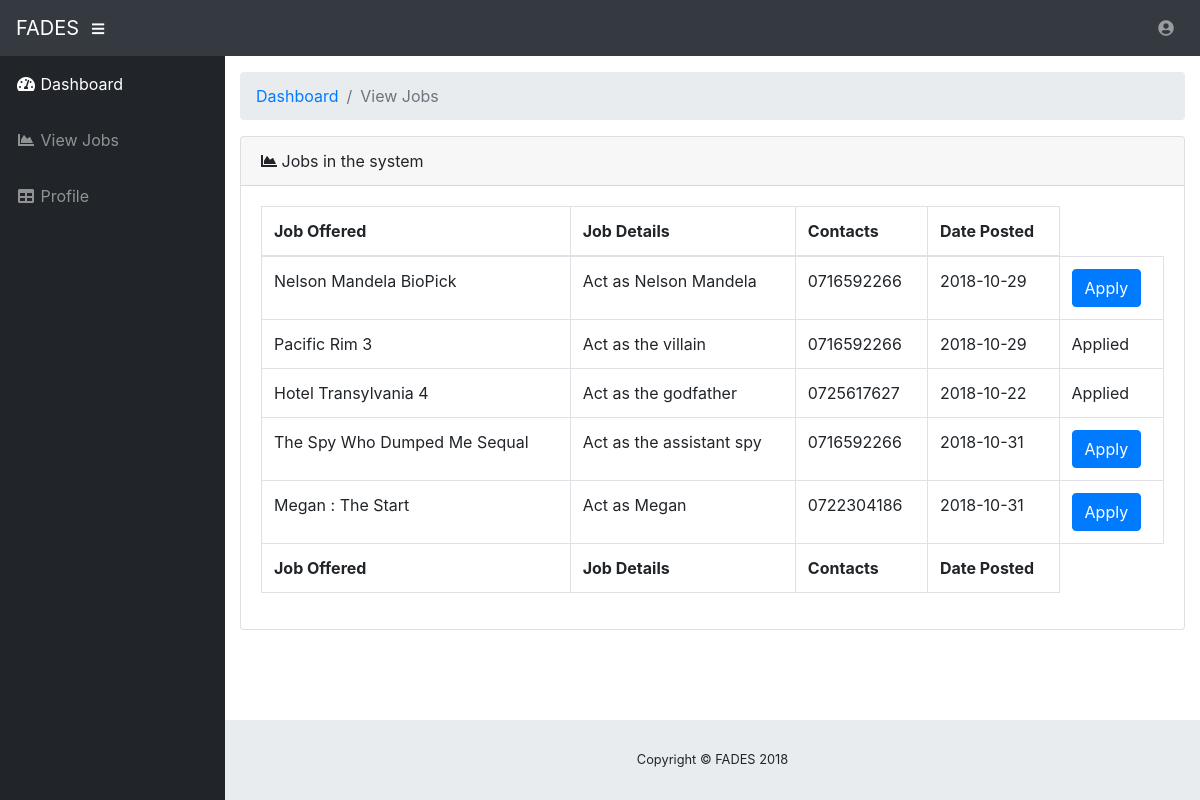
Page /viewjobs.php (signed in) on the committed database.
### tables this page shows
CREATE TABLE `jobinfo` (
  `jobid` int(11) NOT NULL,
  `joboffered` varchar(1000) NOT NULL,
  `jobdetails` varchar(1000) NOT NULL,
  `contacts` varchar(1000) NOT NULL,
  `dateposted` varchar(1000) NOT NULL,
  `appliedby` varchar(1000) NOT NULL
);

### viewjobs.php (the view, shortened to what this page needs)
<?php
  include("header.php");
?>
<!DOCTYPE html>
<html lang="en">
  <head>
    <link href="vendor/bootstrap/css/bootstrap.min.css" rel="stylesheet">
    <link href="vendor/fontawesome-free/css/all.min.css" rel="stylesheet" type="text/css">
    <link href="vendor/datatables/dataTables.bootstrap4.css" rel="stylesheet">
    <link href="css/sb-admin.css" rel="stylesheet">
  </head>
  <body id="page-top">
    <nav class="navbar navbar-expand navbar-dark bg-dark static-top">
      <a class="navbar-brand mr-1" href="firstpage.php">FADES</a>
      <button class="btn btn-link btn-sm text-white order-1 order-sm-0" id="sidebarToggle" href="#">
        <i class="fas fa-bars"></i>
      </button>
      <form class="d-none d-md-inline-block form-inline ml-auto mr-0 mr-md-3 my-2 my-md-0">
        <div class="input-group">
        </div>
      </form>
      <ul class="navbar-nav ml-auto ml-md-0">
        <li class="nav-item dropdown no-arrow">
          <a class="nav-link dropdown-toggle" href="#" id="userDropdown" role="button" data-toggle="dropdown" aria-haspopup="true" aria-expanded="false">
            <i class="fas fa-user-circle fa-fw"></i>
          </a>
        </li>
      </ul>
    </nav>
    <div id="wrapper">
      <ul class="sidebar navbar-nav">
        <li class="nav-item active">
          <a class="nav-link" href="firstpage.php">
            <i class="fas fa-fw fa-tachometer-alt"></i>
            <span>Dashboard</span>
          </a>
        </li>
        <?php
          if( $_SESSION['UserType'] == 'actor' ) {
        ?>
        <li class="nav-item">
          <a class="nav-link" href="viewjobs.php">
            <i class="fas fa-fw fa-chart-area"></i>
            <span>View Jobs</span></a>
        </li>
        <?php
          }
        ?>
        <li class="nav-item">
          <a class="nav-link" href="profile.php">
            <i class="fas fa-fw fa-table"></i>
            <span>Profile</span></a>
        </li>
      </ul>
      <div id="content-wrapper">
        <div class="container-fluid">
          <ol class="breadcrumb">
            <li class="breadcrumb-item">
              <a href="#">Dashboard</a>
            </li>
            <li class="breadcrumb-item active">View Jobs</li>
          </ol>
          <div class="card mb-3">
            <div class="card-header">
              <i class="fas fa-chart-area"></i>
              Jobs in the system</div>
            <div class="card-body">
              <div class="table-responsive">
                <table class="table table-bordered" id="dataTable" width="100%" cellspacing="0">
                  <thead>
                    <tr>
                      <th>Job Offered</th>
                      <th>Job Details</th>
                      <th>Contacts</th>
                      <th>Date Posted</th>
                    </tr>
                  </thead>
                  <tfoot>
                    <tr>
                      <th>Job Offered</th>
                      <th>Job Details</th>
                      <th>Contacts</th>
                      <th>Date Posted</th>
                    </tr>
                  </tfoot>
                  <tbody>
                    <?php
                        $sql = "SELECT * FROM jobinfo";
                        $result = $connection->query($sql);
                        if ($result) {
                            if ($result->num_rows > 0 ) {
                                while ($row=$result->fetch_assoc()) {
                                  echo "<tr>";
                                  echo "<td>" . $row['joboffered'] . "</td>";
                                  echo "<td>" . $row['jobdetails'] . "</td>";
                                  echo "<td>" . $row['contacts'] . "</td>";
                                  echo "<td>" . $row['dateposted'] . "</td>";
                                  if( $row['appliedby'] == "" ) {
                                    echo "<form method='POST'><td><button type='submit' name='joinbtn' class='btn btn-primary' value='".$row['joboffered']."''>Apply</button></td></form>";
                                  }else {
                                    $full_names = $_SESSION['FirstName'] . " " . $_SESSION['LastName'];
                                    if( $row['appliedby'] == $full_names ) {
                                      echo "<td>Applied for by you</td>";
                                    }else {
                                      echo "<td>Applied</td>";
                                    }
                                  }
                                  echo "</tr>";
                                }
                            }
                        }
                    ?>
                  </tbody>
                </table>
              </div>
            </div>
          </div>
        </div>
        <footer class="sticky-footer">
          <div class="container my-auto">
            <div class="copyright text-center my-auto">
              <span>Copyright © FADES 2018</span>
            </div>
          </div>
        </footer>
      </div>
    </div>
  </body>
</html>

### css/sb-admin.css (style rules this page uses)
html { position: relative; min-height: 100%; }
body { height: 100%; }
#wrapper { display: -webkit-box; display: -ms-flexbox; display: flex; }
#wrapper #content-wrapper { overflow-x: hidden; width: 100%; padding-top: 1rem; padding-bottom: 80px; }
.navbar-nav .nav-item.active .nav-link { color: #fff; }
.navbar-nav .nav-item.dropdown .dropdown-toggle::after { width: 1rem; text-align: center; float: right; vertical-align: 0; border: 0; font-weight: 900; content: '\f105'; font-family: 'Font Awesome 5 Free'; }
.navbar-nav .nav-item.dropdown.no-arrow .dropdown-toggle::after { display: none; }
.sidebar { width: 90px !important; background-color: #212529; min-height: calc(100vh - 56px); }
.sidebar .nav-item:last-child { margin-bottom: 1rem; }
.sidebar .nav-item .nav-link { text-align: center; padding: 0.75rem 1rem; width: 90px; }
.sidebar .nav-item .nav-link span { font-size: 0.65rem; display: block; }
.sidebar .nav-item .nav-link { color: rgba(255, 255, 255, 0.5); }
@media (min-width: 768px) { .sidebar { width: 225px !important; } }
@media (min-width: 768px) { .sidebar .nav-item .nav-link { display: block; width: 100%; text-align: left; padding: 1rem; width: 225px; } }
@media (min-width: 768px) { .sidebar .nav-item .nav-link span { font-size: 1rem; display: inline; } }
:root { --input-padding-x: 0.75rem; --input-padding-y: 0.75rem; }
footer.sticky-footer { display: -webkit-box; display: -ms-flexbox; display: flex; position: absolute; right: 0; bottom: 0; width: calc(100% - 90px); height: 80px; background-color: #e9ecef; }
footer.sticky-footer .copyright { line-height: 1; font-size: 0.8rem; }
@media (min-width: 768px) { footer.sticky-footer { width: calc(100% - 225px); } }

### rows in the picture
jobinfo: joboffered "Nelson Mandela BioPick", jobdetails "Act as Nelson Mandela", contacts "0716592266", dateposted "2018-10-29"
jobinfo: joboffered "Pacific Rim 3", jobdetails "Act as the villain", contacts "0716592266", dateposted "2018-10-29", appliedby "Applied"
jobinfo: joboffered "Hotel Transylvania 4", jobdetails "Act as the godfather", contacts "0725617627", dateposted "2018-10-22", appliedby "Applied"
jobinfo: joboffered "The Spy Who Dumped Me Sequal", jobdetails "Act as the assistant spy", contacts "0716592266", dateposted "2018-10-31"
jobinfo: joboffered "Megan : The Start", jobdetails "Act as Megan", contacts "0722304186", dateposted "2018-10-31"
